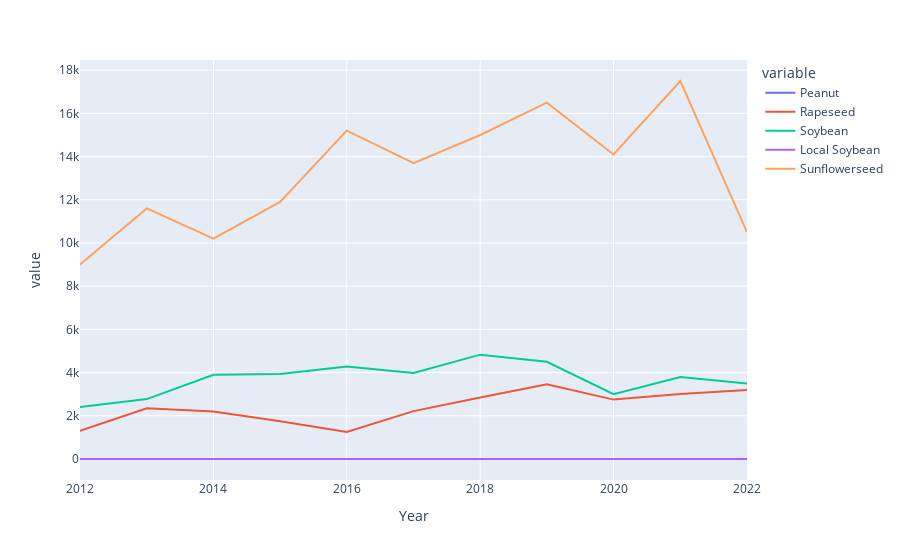

Write notebook code for a chart like this one.
### Code cell
fig2 = px.line(filtered_df, x="Year", y= crop_options)
fig2

### Figure 1 — Plotly figure (JSON) as saved in the notebook; plotly's stock layout.template omitted (floating-point values rounded to 4 significant figures)
{"data": [{"hovertemplate": "variable=Peanut<br>Year=%{x}<br>value=%{y}<extra></extra>", "legendgroup": "Peanut", "line": {"color": "#636efa", "dash": "solid"}, "marker": {"symbol": "circle"}, "mode": "lines", "name": "Peanut", "orientation": "v", "showlegend": true, "type": "scatter", "x": ["2012-01-01T00:00:00", "2013-01-01T00:00:00", "2014-01-01T00:00:00", "2015-01-01T00:00:00", "2016-01-01T00:00:00", "2017-01-01T00:00:00", "2018-01-01T00:00:00", "2019-01-01T00:00:00", "2020-01-01T00:00:00", "2021-01-01T00:00:00", "2022-01-01T00:00:00"], "xaxis": "x", "y": [0, 0, 0, 0, 0, 0, 0, 0, 0, 0, 0], "yaxis": "y"}, {"hovertemplate": "variable=Rapeseed<br>Year=%{x}<br>value=%{y}<extra></extra>", "legendgroup": "Rapeseed", "line": {"color": "#EF553B", "dash": "solid"}, "marker": {"symbol": "circle"}, "mode": "lines", "name": "Rapeseed", "orientation": "v", "showlegend": true, "type": "scatter", "x": ["2012-01-01T00:00:00", "2013-01-01T00:00:00", "2014-01-01T00:00:00", "2015-01-01T00:00:00", "2016-01-01T00:00:00", "2017-01-01T00:00:00", "2018-01-01T00:00:00", "2019-01-01T00:00:00", "2020-01-01T00:00:00", "2021-01-01T00:00:00", "2022-01-01T00:00:00"], "xaxis": "x", "y": [1300, 2352, 2200, 1744, 1250, 2217, 2850, 3465, 2750, 3015, 3200], "yaxis": "y"}, {"hovertemplate": "variable=Soybean<br>Year=%{x}<br>value=%{y}<extra></extra>", "legendgroup": "Soybean", "line": {"color": "#00cc96", "dash": "solid"}, "marker": {"symbol": "circle"}, "mode": "lines", "name": "Soybean", "orientation": "v", "showlegend": true, "type": "scatter", "x": ["2012-01-01T00:00:00", "2013-01-01T00:00:00", "2014-01-01T00:00:00", "2015-01-01T00:00:00", "2016-01-01T00:00:00", "2017-01-01T00:00:00", "2018-01-01T00:00:00", "2019-01-01T00:00:00", "2020-01-01T00:00:00", "2021-01-01T00:00:00", "2022-01-01T00:00:00"], "xaxis": "x", "y": [2410, 2774, 3900, 3932, 4286, 3985, 4831, 4499, 3000, 3800, 3500], "yaxis": "y"}, {"hovertemplate": "variable=Local Soybean<br>Year=%{x}<br>value=%{y}<extra></extra>", "legendgroup": "Local Soybean", "line": {"color": "#ab63fa", "dash": "solid"}, "marker": {"symbol": "circle"}, "mode": "lines", "name": "Local Soybean", "orientation": "v", "showlegend": true, "type": "scatter", "x": ["2012-01-01T00:00:00", "2013-01-01T00:00:00", "2014-01-01T00:00:00", "2015-01-01T00:00:00", "2016-01-01T00:00:00", "2017-01-01T00:00:00", "2018-01-01T00:00:00", "2019-01-01T00:00:00", "2020-01-01T00:00:00", "2021-01-01T00:00:00", "2022-01-01T00:00:00"], "xaxis": "x", "y": [0, 0, 0, 0, 0, 0, 0, 0, 0, 0, 0], "yaxis": "y"}, {"hovertemplate": "variable=Sunflowerseed<br>Year=%{x}<br>value=%{y}<extra></extra>", "legendgroup": "Sunflowerseed", "line": {"color": "#FFA15A", "dash": "solid"}, "marker": {"symbol": "circle"}, "mode": "lines", "name": "Sunflowerseed", "orientation": "v", "showlegend": true, "type": "scatter", "x": ["2012-01-01T00:00:00", "2013-01-01T00:00:00", "2014-01-01T00:00:00", "2015-01-01T00:00:00", "2016-01-01T00:00:00", "2017-01-01T00:00:00", "2018-01-01T00:00:00", "2019-01-01T00:00:00", "2020-01-01T00:00:00", "2021-01-01T00:00:00", "2022-01-01T00:00:00"], "xaxis": "x", "y": [9000, 11600, 10200, 11900, 15200, 13700, 15000, 16500, 14100, 17500, 10500], "yaxis": "y"}], "layout": {"legend": {"title": {"text": "variable"}, "tracegroupgap": 0}, "margin": {"t": 60}, "xaxis": {"anchor": "y", "domain": [0, 1], "title": {"text": "Year"}}, "yaxis": {"anchor": "x", "domain": [0, 1], "title": {"text": "value"}}}}
